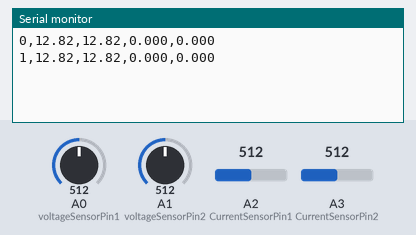
Bench run of a sketch on a simulated Arduino Uno, built with avr-gcc and run on an emulated ATmega328P. On the bench: the last lines printed to the serial monitor. The test bench sets the inputs (shaded band); at power-on: A0 (voltageSensorPin1) = 512, A1 (voltageSensorPin2) = 512, A2 (CurrentSensorPin1) = 512, A3 (CurrentSensorPin2) = 512.

Above: at 4.3 s.
4.4 s: A0 (voltageSensorPin1) set to 490
At 5.7 s:
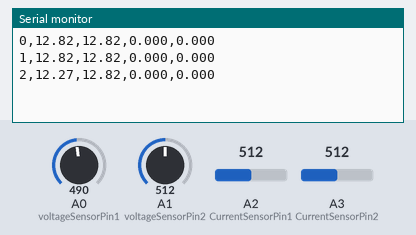
5.9 s: A1 (voltageSensorPin2) set to 490
At 6.9 s:
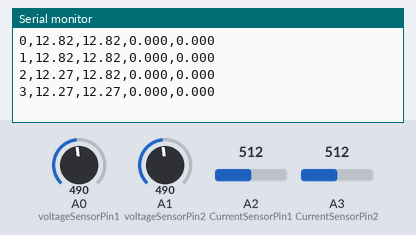
7.4 s: A2 (CurrentSensorPin1) set to 490
At 7.4 s:
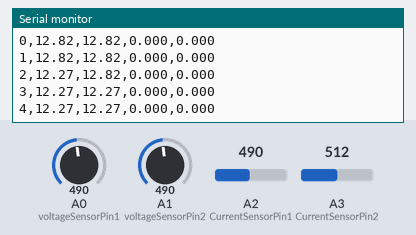
8.9 s: A3 (CurrentSensorPin2) set to 490
At 9.8 s:
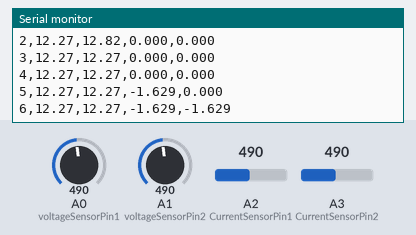
10.4 s: A0 (voltageSensorPin1) set to 510
At 10.4 s:
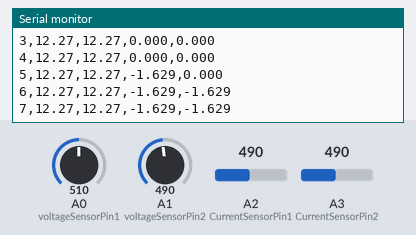
11.9 s: A1 (voltageSensorPin2) set to 510
At 12.7 s:
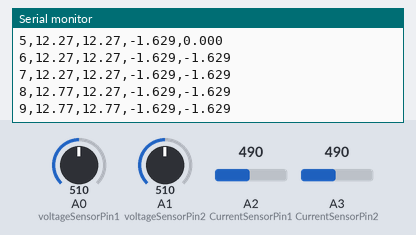
Timing chart, 0 to 14.4 s (numbered marks = the images above; inputs shaded):
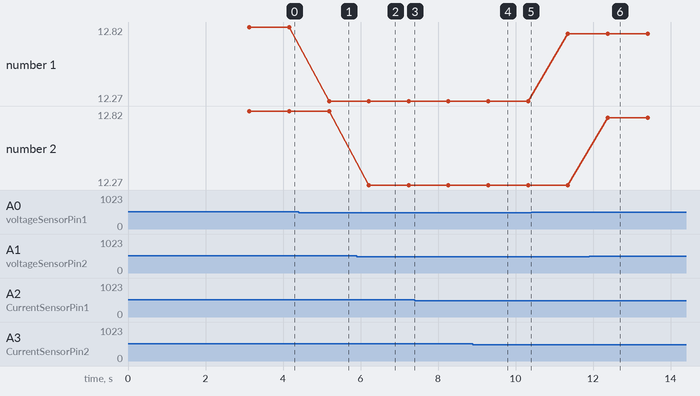

Measured:
- after the input at 4.4 s, the serial monitor: prints a new line after 0.79 s (image 1)
- after the input at 5.9 s, the serial monitor: prints a new line after 0.32 s (image 2)
- after the input at 8.9 s, the serial monitor: prints a new line after 0.40 s (image 4)
- after the input at 11.9 s, the serial monitor: prints a new line after 0.48 s (image 6)
- plotted number 1: 12.82 → 12.27 after the input at 4.4 s, 12.27 → 12.77 after the input at 10.4 s

The sketch:

current_voltage_arduino_training.ino
```cpp
//-----TIME VARIABLE--------
int timee = 0;

//-----------START OF VOLTAGE PIN SETUP---------------
const int CurrentSensorPin1 = A2;
const int CurrentSensorPin2 = A3;

// ACS712-30A sensitivity
const float sensitivity = 0.066;   // V/A

float offsetVoltage1 = 2.5;         // Will be calibrated
float offsetVoltage2 = 2.5;         // Will be calibrated

/* Calculate exact values with multimeter:
 *
 * Vin on adapter = 12.41V
 * Vout on Arduino = 2.42
 * 5V on Arduino = 5.10V
 *
 * Vin / vOut = factor
 * 12.41 / 2.42 = 5.128
 *
 */
//-----------END OF VOLTAGE PIN SETUP---------------

//-----------START OF CURRENT PIN SETUP---------------
const int voltageSensorPin1 = A0;          // sensor pin
const int voltageSensorPin2 = A1;          // sensor pin
float vIn;                                // measured voltage (3.3V = max. 16.5V, 5V = max 25V)
float vOut;
float voltageSensorVal1;                   // value on pin A0 (0 - 1023)
float voltageSensorVal2;                   // value on pin A1 (0 - 1023)
const float factor = 5.128;               // reduction factor of the Voltage Sensor shield
const float vCC = 5.00;                   // Arduino input voltage (measurable by voltmeter)
//-----------END OF CURRENT PIN SETUP---------------

void setup() {
  Serial.begin(9600);
  ////----------SETUP is MAINLY for CURRENT SENSOR---------------
  // Calibrate zero current offset
  //Serial.println("Calibrating... Keep load OFF");
  //FORMAT PRINTING
  //Serial.println("time(SECONDS),V1,V2,I1,I2");
  delay(1000);

  float sum = 0;
  for (int i = 0; i < 500; i++) {
    int raw = analogRead(CurrentSensorPin1);
    float voltage = raw * (5.0 / 1023.0);
    sum += voltage;
    delay(2);
  }
  offsetVoltage1 = sum / 500.0;

  //Serial.print("Offset Voltage 1: ");
  //Serial.println(offsetVoltage1, 3);

  sum = 0;
  for (int i = 0; i < 500; i++) {
    int raw = analogRead(CurrentSensorPin2);
    float voltage = raw * (5.0 / 1023.0);
    sum += voltage;
    delay(2);
  }
  offsetVoltage2 = sum / 500.0;

  //Serial.print("Offset Voltage 2: ");
  //Serial.println(offsetVoltage2, 3);
}

void loop() {
  //--------TIME COUNTING FOR TRAINING---------
  Serial.print(timee);
  Serial.print(",");
  timee++;

  ///------------VOLTAGE MEASURING CODE--------------------
  //-----Voltage Sensor 1----------
  voltageSensorVal1 = analogRead(voltageSensorPin1);    // read the current sensor value (0 - 1023)
  vOut = (voltageSensorVal1 / 1024) * vCC;             // convert the value to the real voltage on the analog pin
  vIn =  vOut * factor;                               // convert the voltage on the source by multiplying with the factor

  //Serial.print("Voltage 1 = ");
  Serial.print(vIn);
  Serial.print(",");
  //Serial.println("V");
  //-----Voltage Sensor 2----------
  voltageSensorVal2 = analogRead(voltageSensorPin2);    // read the current sensor value (0 - 1023)
  vOut = (voltageSensorVal2 / 1024) * vCC;             // convert the value to the real voltage on the analog pin
  vIn =  vOut * factor;                               // convert the voltage on the source by multiplying with the factor

  //Serial.print("Voltage 2 = ");
  Serial.print(vIn);
  Serial.print(",");
  //Serial.println("V");
  ///--------------END OF VOLTAGE-------------
   //Serial.println("------------------");


  //------------CURRENT MEASURING CODE-------------
  //Taking Reading of Current Sensor 1
  float sum = 0;

  // Take multiple samples for stability
  for (int i = 0; i < 100; i++) {
    int raw = analogRead(CurrentSensorPin1);
    float voltage = raw * (5.0 / 1023.0);
    sum += voltage;
  }

  float avgVoltage = sum / 100.0;

  // Calculate current
  float current = (avgVoltage - offsetVoltage1) / sensitivity;

  //Serial.print("Current 1 : ");
  Serial.print(current, 3);
  Serial.print(",");
  //Serial.println(" A");

  //delay(500);

  //Taking Reading of Current Sensor 2
  sum = 0;
  // Take multiple samples for stability
  for (int i = 0; i < 100; i++) {
    int raw = analogRead(CurrentSensorPin2);
    float voltage = raw * (5.0 / 1023.0);
    sum += voltage;
  }

  avgVoltage = sum / 100.0;

  // Calculate current
  current = (avgVoltage - offsetVoltage2) / sensitivity;

  //Serial.print("Current 2 : ");
  Serial.print(current, 3);
  Serial.println("");
  //Serial.println(" A");
  //Serial.println("------------------");
  delay(1000);
  //-------------END OF CURRENT---------------
}
```
